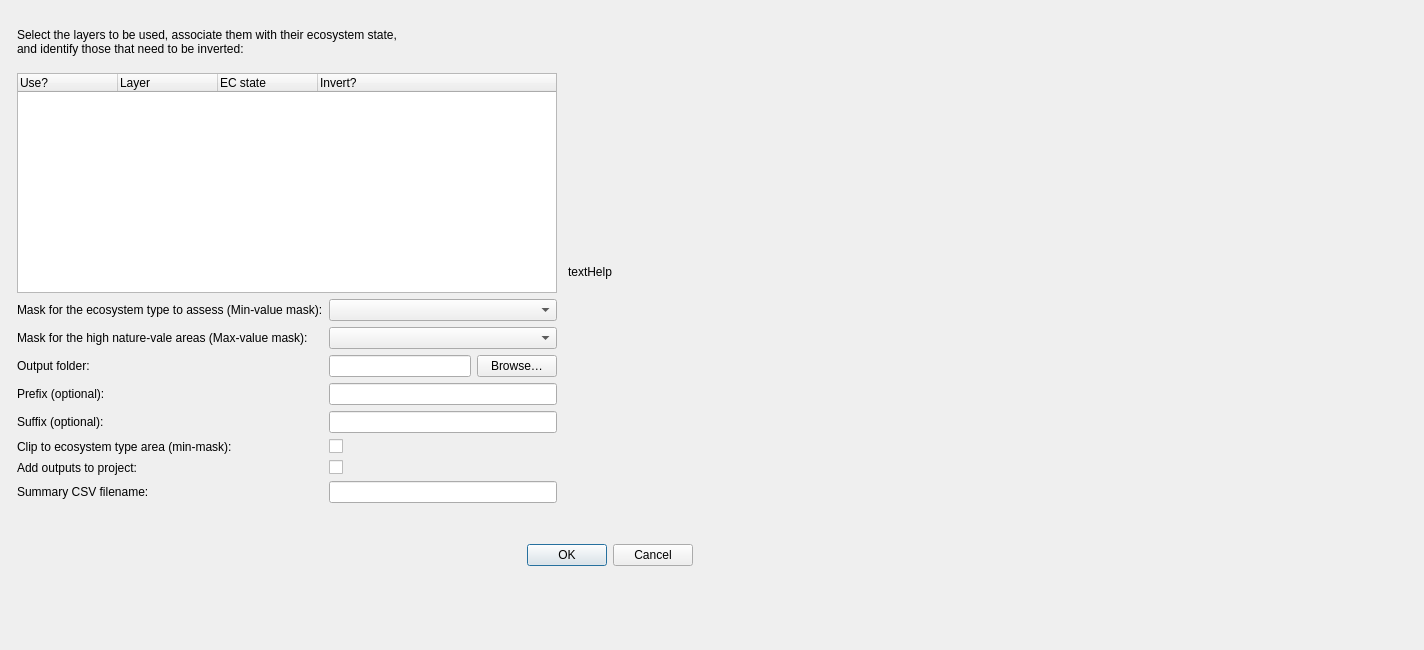
<?xml version="1.0" encoding="UTF-8"?>
<ui version="4.0">
 <class>NormalizeDialog</class>
 <widget class="QDialog" name="NormalizeDialog">
  <property name="geometry">
   <rect>
    <x>0</x>
    <y>0</y>
    <width>1424</width>
    <height>650</height>
   </rect>
  </property>
  <property name="sizePolicy">
   <sizepolicy hsizetype="Fixed" vsizetype="Fixed">
    <horstretch>0</horstretch>
    <verstretch>0</verstretch>
   </sizepolicy>
  </property>
  <property name="windowTitle">
   <string>Normalise layers by mask</string>
  </property>
  <widget class="QDialogButtonBox" name="buttonBox">
   <property name="geometry">
    <rect>
     <x>500</x>
     <y>540</y>
     <width>220</width>
     <height>30</height>
    </rect>
   </property>
   <property name="sizePolicy">
    <sizepolicy hsizetype="Fixed" vsizetype="Fixed">
     <horstretch>0</horstretch>
     <verstretch>0</verstretch>
    </sizepolicy>
   </property>
   <property name="locale">
    <locale language="English" country="UnitedStates"/>
   </property>
   <property name="standardButtons">
    <set>QDialogButtonBox::Cancel|QDialogButtonBox::Ok</set>
   </property>
   <property name="centerButtons">
    <bool>true</bool>
   </property>
  </widget>
  <widget class="QWidget" name="layoutWidget">
   <property name="geometry">
    <rect>
     <x>12</x>
     <y>12</y>
     <width>800</width>
     <height>522</height>
    </rect>
   </property>
   <layout class="QHBoxLayout" name="horizontalLayout">
    <property name="sizeConstraint">
     <enum>QLayout::SetFixedSize</enum>
    </property>
    <item>
     <layout class="QVBoxLayout" name="verticalLayout">
      <property name="leftMargin">
       <number>5</number>
      </property>
      <property name="topMargin">
       <number>5</number>
      </property>
      <property name="rightMargin">
       <number>5</number>
      </property>
      <property name="bottomMargin">
       <number>5</number>
      </property>
      <item>
       <widget class="QLabel" name="labelMinMask_2">
        <property name="maximumSize">
         <size>
          <width>400</width>
          <height>50</height>
         </size>
        </property>
        <property name="locale">
         <locale language="English" country="UnitedStates"/>
        </property>
        <property name="lineWidth">
         <number>1</number>
        </property>
        <property name="text">
         <string>Select the layers to be used, associate them with their ecosystem state, and identify those that need to be inverted:</string>
        </property>
        <property name="wordWrap">
         <bool>true</bool>
        </property>
       </widget>
      </item>
      <item>
       <widget class="QTreeWidget" name="treeLayers">
        <property name="minimumSize">
         <size>
          <width>540</width>
          <height>220</height>
         </size>
        </property>
        <property name="maximumSize">
         <size>
          <width>540</width>
          <height>220</height>
         </size>
        </property>
        <property name="selectionMode">
         <enum>QAbstractItemView::NoSelection</enum>
        </property>
        <property name="columnCount">
         <number>4</number>
        </property>
        <property name="headerLabels" stdset="0">
         <stringlist>
          <string>Use?</string>
          <string>Layer</string>
          <string>EC State</string>
          <string>Invert?</string>
         </stringlist>
        </property>
        <column>
         <property name="text">
          <string notr="true">Use?</string>
         </property>
        </column>
        <column>
         <property name="text">
          <string notr="true">Layer</string>
         </property>
        </column>
        <column>
         <property name="text">
          <string notr="true">EC state</string>
         </property>
        </column>
        <column>
         <property name="text">
          <string notr="true">Invert?</string>
         </property>
        </column>
       </widget>
      </item>
      <item>
       <layout class="QFormLayout" name="formLayout">
        <item row="0" column="0">
         <widget class="QLabel" name="labelMinMask">
          <property name="text">
           <string>Mask for the ecosystem type to assess (Min‐value mask):</string>
          </property>
         </widget>
        </item>
        <item row="0" column="1">
         <widget class="QComboBox" name="comboMinMask"/>
        </item>
        <item row="1" column="0">
         <widget class="QLabel" name="labelMaxMask">
          <property name="text">
           <string>Mask for the high nature-vale areas (Max‐value mask):</string>
          </property>
         </widget>
        </item>
        <item row="1" column="1">
         <widget class="QComboBox" name="comboMaxMask"/>
        </item>
        <item row="2" column="0">
         <widget class="QLabel" name="labelFolder">
          <property name="text">
           <string>Output folder:</string>
          </property>
         </widget>
        </item>
        <item row="2" column="1">
         <layout class="QHBoxLayout" name="folderLayout">
          <item>
           <widget class="QLineEdit" name="lineFolder"/>
          </item>
          <item>
           <widget class="QPushButton" name="btnBrowse">
            <property name="text">
             <string>Browse…</string>
            </property>
           </widget>
          </item>
         </layout>
        </item>
        <item row="3" column="0">
         <widget class="QLabel" name="labelPrefix">
          <property name="text">
           <string>Prefix (optional):</string>
          </property>
         </widget>
        </item>
        <item row="3" column="1">
         <widget class="QLineEdit" name="linePrefix"/>
        </item>
        <item row="4" column="0">
         <widget class="QLabel" name="labelSuffix">
          <property name="text">
           <string>Suffix (optional):</string>
          </property>
         </widget>
        </item>
        <item row="4" column="1">
         <widget class="QLineEdit" name="lineSuffix"/>
        </item>
        <item row="5" column="0">
         <widget class="QLabel" name="labelClip">
          <property name="text">
           <string>Clip to ecosystem type area (min‐mask):</string>
          </property>
         </widget>
        </item>
        <item row="5" column="1">
         <widget class="QCheckBox" name="checkClip"/>
        </item>
        <item row="6" column="0">
         <widget class="QLabel" name="labelAdd">
          <property name="text">
           <string>Add outputs to project:</string>
          </property>
         </widget>
        </item>
        <item row="6" column="1">
         <widget class="QCheckBox" name="checkAdd"/>
        </item>
        <item row="7" column="0">
         <widget class="QLabel" name="labelCSV">
          <property name="text">
           <string>Summary CSV filename:</string>
          </property>
         </widget>
        </item>
        <item row="7" column="1">
         <widget class="QLineEdit" name="lineCSV"/>
        </item>
       </layout>
      </item>
     </layout>
    </item>
    <item>
     <widget class="QLabel" name="textHelp">
      <property name="sizePolicy">
       <sizepolicy hsizetype="MinimumExpanding" vsizetype="MinimumExpanding">
        <horstretch>0</horstretch>
        <verstretch>0</verstretch>
       </sizepolicy>
      </property>
      <property name="minimumSize">
       <size>
        <width>220</width>
        <height>520</height>
       </size>
      </property>
      <property name="maximumSize">
       <size>
        <width>220</width>
        <height>520</height>
       </size>
      </property>
      <property name="locale">
       <locale language="English" country="UnitedStates"/>
      </property>
      <property name="text">
       <string>textHelp</string>
      </property>
      <property name="wordWrap">
       <bool>true</bool>
      </property>
     </widget>
    </item>
   </layout>
  </widget>
 </widget>
 <resources/>
 <connections/>
</ui>
